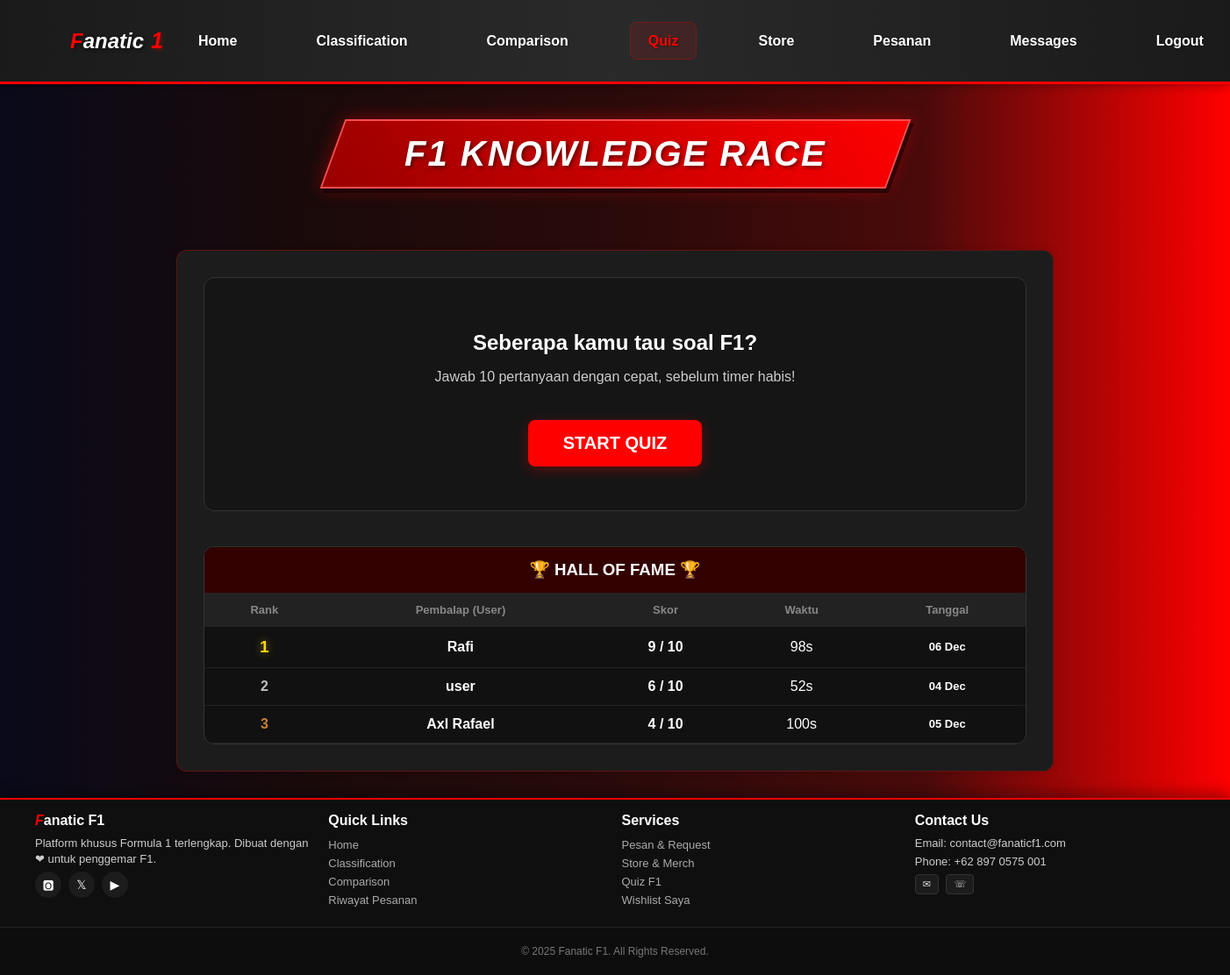
Screenshot of /quiz.php (signed in) with the database file from the repository.
### tables this page shows
CREATE TABLE IF NOT EXISTS `quiz_attempts` (
  `id` int NOT NULL AUTO_INCREMENT,
  `user_id` int unsigned NOT NULL,
  `score` int NOT NULL,
  `total_questions` int NOT NULL,
  `duration_seconds` int NOT NULL,
  `created_at` timestamp NULL DEFAULT CURRENT_TIMESTAMP,
  PRIMARY KEY (`id`),
  KEY `user_id` (`user_id`),
  CONSTRAINT `quiz_attempts_ibfk_1` FOREIGN KEY (`user_id`) REFERENCES `users` (`id`) ON DELETE CASCADE
);

CREATE TABLE IF NOT EXISTS `users` (
  `id` int unsigned NOT NULL AUTO_INCREMENT,
  `name` varchar(100) NOT NULL,
  `email` varchar(100) NOT NULL,
  `password` varchar(255) NOT NULL,
  `created_at` timestamp NULL DEFAULT CURRENT_TIMESTAMP,
  `role` varchar(50) DEFAULT NULL,
  PRIMARY KEY (`id`),
  UNIQUE KEY `email` (`email`)
);

### quiz.php (the view, shortened to what this page needs)
<?php
$pdo = db();
$leaderboard = [];
try {
    $sqlLB = "SELECT qa.*, u.name, u.id as uid
              FROM quiz_attempts qa
              JOIN users u ON qa.user_id = u.id
              ORDER BY qa.score DESC, qa.duration_seconds ASC
              LIMIT 100";
    $allData = $pdo->query($sqlLB)->fetchAll(PDO::FETCH_ASSOC);
    $seenUsers = [];
    foreach ($allData as $row) {
        if (!in_array($row['uid'], $seenUsers)) {
            $leaderboard[] = $row;
            $seenUsers[] = $row['uid'];
        }
    }
} catch (Exception $e) {
}
include 'header.php';
?>
<div class="page-banner">
  <h1>F1 Knowledge Race</h1>
</div>
<div class="quiz-container">
    <div id="start-screen" class="quiz-start-screen">
        <h2>Seberapa kamu tau soal F1?</h2>
        <p>Jawab 10 pertanyaan dengan cepat, sebelum timer habis!</p>
        <button id="start-btn" class="btn red" style="font-size: 20px; padding: 15px 40px;">START QUIZ</button>
    </div>
    <div id="leaderboard-section" class="leaderboard-container">
        <div class="leaderboard-header">
            <h3>🏆 HALL OF FAME 🏆</h3>
        </div>
        <table class="lb-table">
            <thead>
                <tr>
                    <th>Rank</th>
                    <th>Pembalap (User)</th>
                    <th>Skor</th>
                    <th>Waktu</th>
                    <th>Tanggal</th>
                </tr>
            </thead>
            <tbody>
                <?php if(empty($leaderboard)): ?>
                    <tr><td colspan="5">Kamu yang pertama nih!</td></tr>
                <?php else: ?>
                    <?php foreach($leaderboard as $idx => $row): ?>
                        <tr class="lb-row">
                            <td>
                                <span class="<?php echo ($idx < 3) ? 'lb-rank-'.($idx+1) : ''; ?>">
                                    <?php echo $idx + 1; ?>
                                </span>
                            </td>
                            <td style="font-weight:600;"><?php echo htmlspecialchars($row['name']); ?></td>
                            <td style="color:var(--primary-red); font-weight:bold;">
                                <?php echo $row['score']; ?> / <?php echo $row['total_questions']; ?>
                            </td>
                            <td><?php echo $row['duration_seconds']; ?>s</td>
                            <td style="font-size:13px; color:#ffff; font-weight:600;">
                                <?php echo date('d M', strtotime($row['created_at'])); ?>
                            </td>
                        </tr>
                    <?php endforeach; ?>
                <?php endif; ?>
            </tbody>
        </table>
    </div>
</div>
<?php include 'footer.php'; ?>

### style.css (style rules this page uses)
:root { --admin-bg: #0d0d0d; --admin-accent: #330000; --admin-red: #ff0000; --admin-muted: #1a1a1a; }
*, *::before, *::after { box-sizing: border-box; }
html { overflow-y: scroll; }
body { margin: 0; font-family: "Poppins", sans-serif; background: linear-gradient( 90deg, #0a0a1a 0%, #1a0a0a 25%, #2a0a0a 50%, #4a0a0a 75%, #ff0000 100% ); color: #fff; min-height: 100vh; display: flex; flex-direction: column; }
.btn { display: inline-flex; align-items: center; gap: 8px; margin: 10px; padding: 16px 32px; border-radius: 8px; text-decoration: none; font-weight: 600; font-size: 16px; transition: all 0.3s ease; border: none; cursor: pointer; }
.btn.red { background: #ff0000; color: white; box-shadow: 0 4px 15px rgba(255, 0, 0, 0.3); }
.page-banner { transform: skew(-20deg); background: linear-gradient(45deg, #990000 0%, #ff0000 100%); border: 2px solid #ff4d4d; margin: 40px auto; padding: 15px 80px; width: fit-content; min-width: 300px; box-shadow: 5px 5px 0px rgba(0, 0, 0, 0.5), 0 0 20px rgba(255, 0, 0, 0.4); text-align: center; cursor: default; transition: all 0.3s ease; }
.page-banner h1 { transform: skew(20deg); color: #fff; font-size: 2.5rem; font-weight: 900; font-style: italic; text-transform: uppercase; letter-spacing: 2px; margin: 0; text-shadow: 2px 2px 4px rgba(0,0,0,0.5); }
.quiz-container { max-width: 90%; width:1000px; margin: 30px auto; background-color: #1c1c1c; border-radius: 12px; box-shadow: 0 0 10px rgba(0, 0, 0, 0.1); padding: 30px; border: 1px solid rgba(255, 0, 0, 0.3); text-align: center; }
.quiz-start-screen { text-align: center; padding: 40px; background: #151515; border-radius: 12px; border: 1px solid #333; }
.quiz-start-screen h2 { color: var(--primary-red); margin-bottom: 10px; }
.quiz-start-screen p { color: #ccc; margin-bottom: 30px; }
.leaderboard-container { margin-top: 40px; background: #111; border-radius: 12px; overflow: hidden; border: 1px solid #333; }
.leaderboard-header { background: #300; padding: 15px; text-align: center; border-bottom: 2px solid var(--primary-red); }
.leaderboard-header h3 { margin: 0; color: #fff; }
.lb-table { width: 100%; border-collapse: collapse; }
.lb-table th { background: #222; color: #888; padding: 12px; text-align: center; font-size: 13px; }
.lb-table td { padding: 12px; text-align: center; border-bottom: 1px solid #222; color: #fff; }
.lb-rank-1 { color: #FFD700 !important; font-weight: bold; font-size: 1.2em; text-shadow: 0 0 10px rgba(255, 215, 0, 0.5); }
.lb-rank-2 { color: #C0C0C0 !important; font-weight: bold; }
.lb-rank-3 { color: #CD7F32 !important; font-weight: bold; }

### rows the page displays
quiz_attempts: user.name "Rafi", score "9", total_questions "10", duration_seconds "98", created_at "06 Dec"
quiz_attempts: user.name "user", score "6", total_questions "10", duration_seconds "52", created_at "04 Dec"
quiz_attempts: user.name "Axl Rafael", score "4", total_questions "10", duration_seconds "100", created_at "05 Dec"
